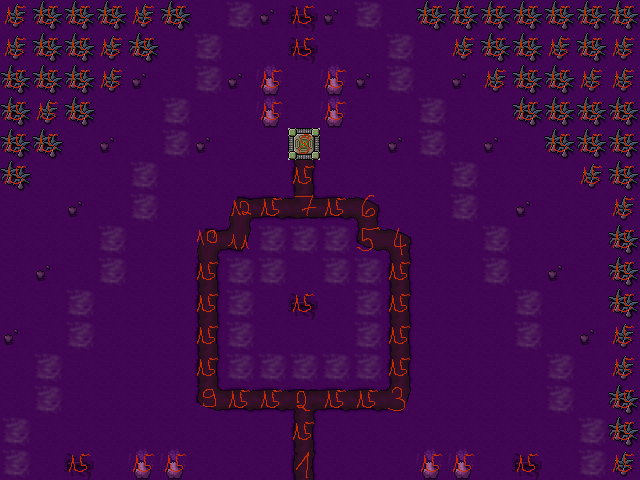

A level layout from a 2D game, rendered from its tile map. Below: a short description, then the map file with tile-grid data replaced by summaries:
An orthogonal 20x15 tile map with 32x32 px tiles, 2 tile layers (map, objects), 2 tilesets.

<map version="1.0" orientation="orthogonal" renderorder="right-down" width="20" height="15" tilewidth="32" tileheight="32" nextobjectid="1">
 <tileset firstgid="1" name="Sprite-Kevin" tilewidth="32" tileheight="32">
  <image source="../images/Sprite-Kevin.png" width="640" height="480" />
 </tileset>
 <tileset firstgid="301" name="Waypoints-Sprite-15-1" tilewidth="32" tileheight="32">
  <image source="../images/Waypoints-Sprite-15-1.png" width="480" height="32" />
 </tileset>
 <layer name="map" width="20" height="15">
  <data>[300 cells, 300 non-empty, 16 distinct tile ids]</data>
 </layer>
 <layer name="objects" width="20" height="15">
  <data>[300 cells, 98 non-empty, 13 distinct tile ids]</data>
 </layer>
</map>
